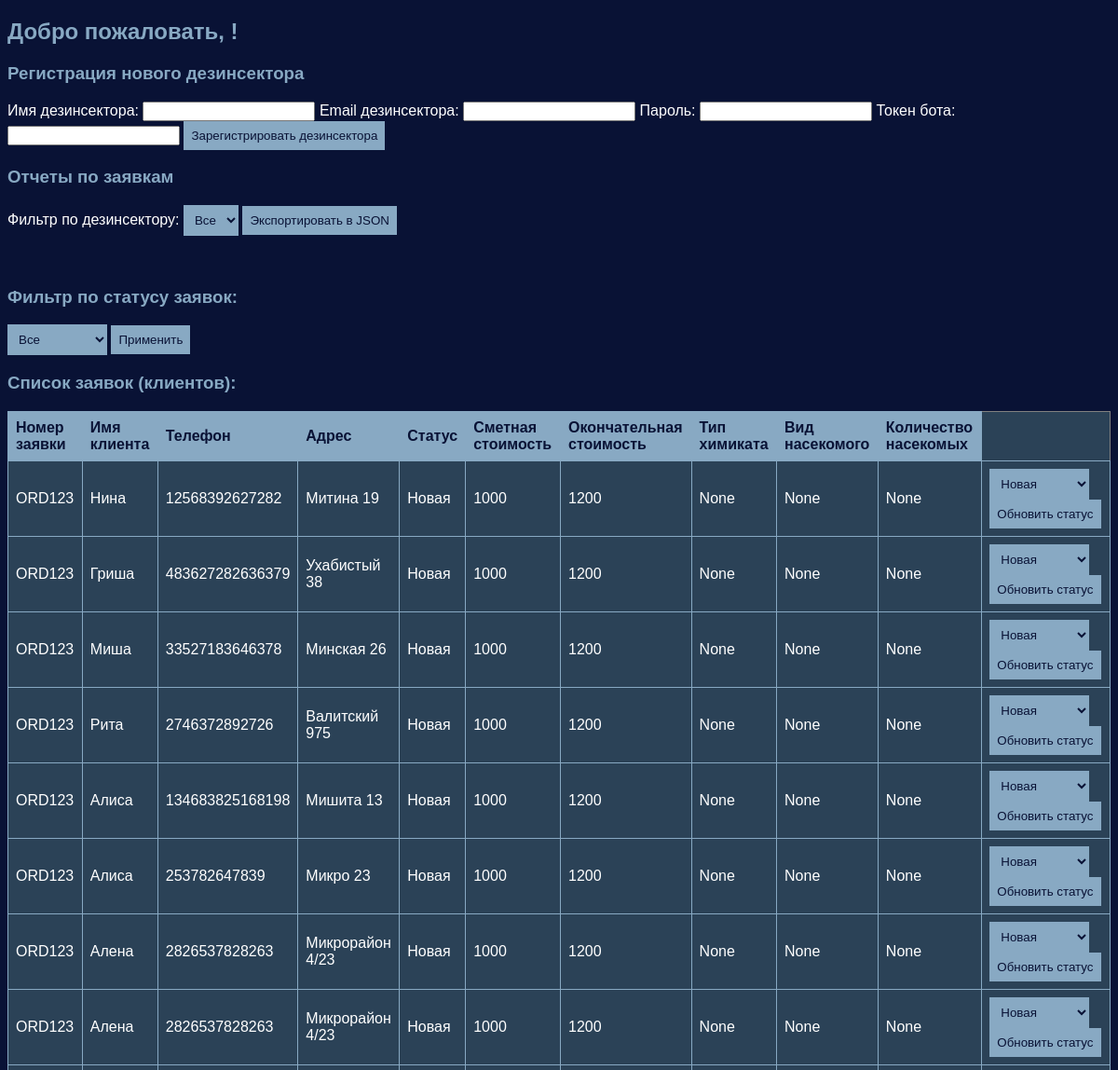
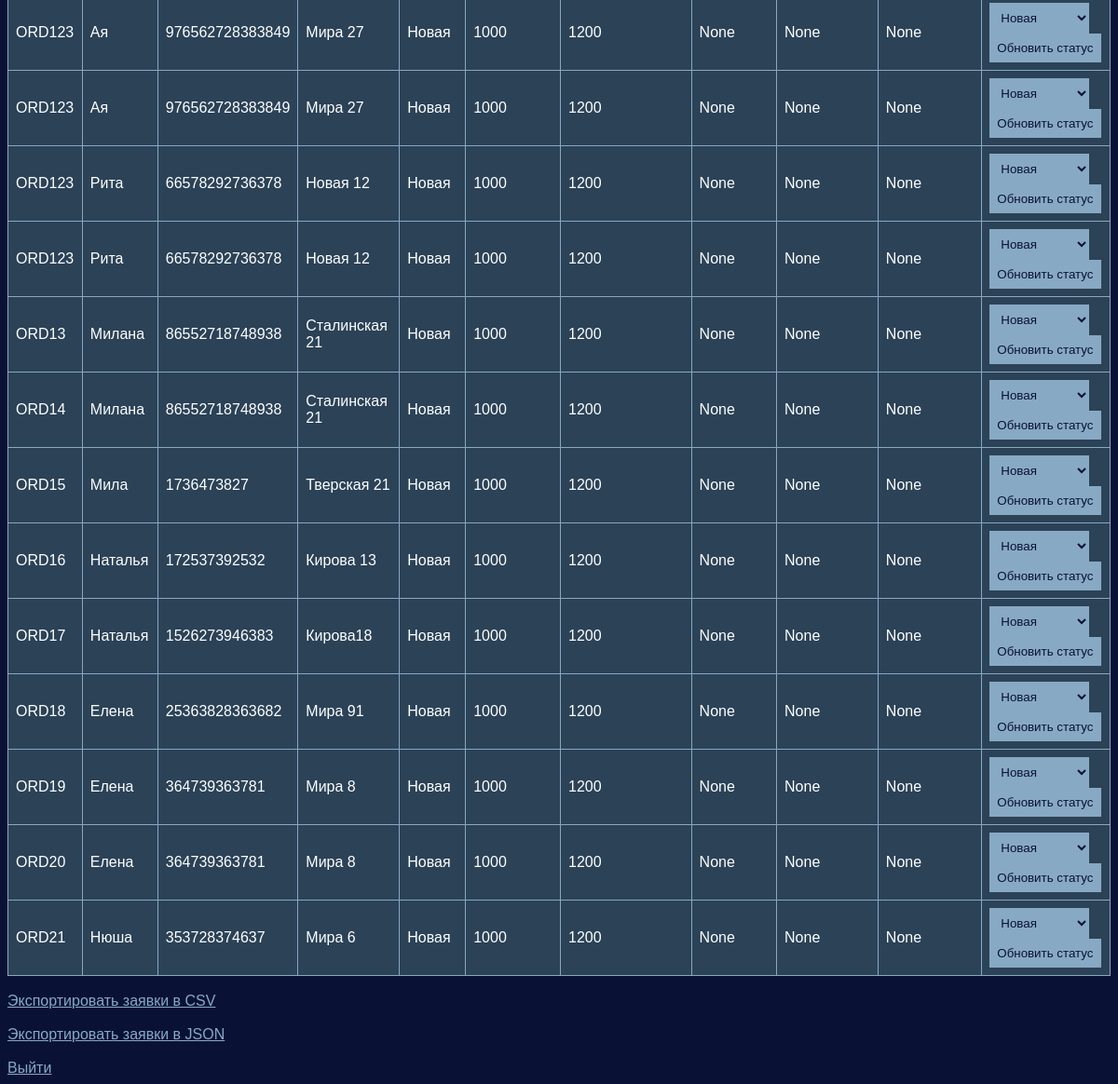
Screenshot of /admin/dashboard (signed in) with the database file from the repository (2 pictures, top to bottom).
### tables this page shows
CREATE TABLE orders (
            id INTEGER PRIMARY KEY AUTOINCREMENT,
            client_id INTEGER NOT NULL,  
            order_id TEXT NOT NULL,
            order_status TEXT DEFAULT 'Новая',
            order_date TEXT,
            estimated_price INTEGER,
            final_price INTEGER,
            poison_type TEXT,
            insect_type TEXT,
            insect_quantity TEXT,
            client_contact TEXT,
            client_address TEXT,
            client_property_type TEXT,
            client_area INTEGER, user_id INTEGER, disinsector_id INTEGER,
            FOREIGN KEY (client_id) REFERENCES users(id)  -- Внешний ключ
        );

CREATE TABLE users (
            id INTEGER PRIMARY KEY AUTOINCREMENT,
            name TEXT NOT NULL,
            object TEXT NOT NULL,
            insect_quantity TEXT NOT NULL,
            disinsect_experience TEXT NOT NULL,
            phone TEXT NOT NULL,
            address TEXT NOT NULL
        );

### app.py (the view)
@app.route('/admin/dashboard', methods=['GET', 'POST'])
def admin_dashboard():
    if 'user_id' in session and session.get('role') == 'admin':
        conn = sqlite3.connect('disinsect_data.db')
        cur = conn.cursor()
        cur.execute('''
            SELECT o.order_id, u.name, u.phone, u.address, o.order_status, o.estimated_price, o.final_price,
                   o.poison_type, o.insect_type, o.insect_quantity
            FROM orders o
            JOIN users u ON o.client_id = u.id
        ''')
        clients = cur.fetchall()
        conn.close()
        if clients:
            return render_template('admin_dashboard.html', clients=clients, filter_status='Все')
        else:
            flash("Нет заявок для отображения")
            return redirect(url_for('admin_dashboard'))
    else:
        return redirect(url_for('login'))

### templates/admin_dashboard.html (shortened to what this page needs)
<!DOCTYPE html>
<html lang="en">
<head>
</head>
<body>
    <h2>Добро пожаловать, {{ user }}!</h2>
    <h3>Регистрация нового дезинсектора</h3>
<form method="POST" action="{{ url_for('register_disinsector') }}">
    <label for="name">Имя дезинсектора:</label>
    <input type="text" name="name" required>
    <label for="email">Email дезинсектора:</label>
    <input type="email" name="email" required>
    <label for="password">Пароль:</label>
    <input type="password" name="password" required>
    <label for="token">Токен бота:</label>
    <input type="text" name="token" required>
    <input type="submit" value="Зарегистрировать дезинсектора">
</form>
    {% if session.get('role') == 'admin' %}
    <h3>Отчеты по заявкам</h3>
    <form method="POST">
        <label for="disinsector">Фильтр по дезинсектору:</label>
        <select name="disinsector">
            <option value="Все">Все</option>
        </select>
        <input type="submit" name="export_json" value="Экспортировать в JSON">
    </form>
    <br><br>
    {% endif %}
    <h3>Фильтр по статусу заявок:</h3>
    <form method="GET" action="{{ url_for('admin_dashboard') }}">
        <select name="status">
            <option value="Все" {% if filter_status == "Все" %}selected{% endif %}>Все</option>
        </select>
        <input type="submit" value="Применить">
    </form>
    <h3>Список заявок (клиентов):</h3>
    {% if clients %}
    <table border="1">
        <tr>
            <th>Номер заявки</th>
            <th>Имя клиента</th>
            <th>Телефон</th>
            <th>Адрес</th>
            <th>Статус</th>
            <th>Сметная стоимость</th>
            <th>Окончательная стоимость</th>
            <th>Тип химиката</th>
            <th>Вид насекомого</th>
            <th>Количество насекомых</th>
        </tr>
        {% for client in clients %}
        <tr>
            <td>{{ client[0] }}</td>
            <td>{{ client[1] }}</td>
            <td>{{ client[2] }}</td>
            <td>{{ client[3] }}</td>
            <td>{{ client[4] }}</td>
            <td>{{ client[5] }}</td>
            <td>{{ client[6] }}</td>
            <td>{{ client[7] }}</td>
            <td>{{ client[8] }}</td>
            <td>{{ client[9] }}</td>
            <td>
                <form method="POST">
                    <select name="status">
                        <option value="Новая" {% if client[4] == 'Новая' %}selected{% endif %}>Новая</option>
                    </select>
                    <input type="submit" value="Обновить статус">
                </form>
            </td>
        </tr>
        {% endfor %}
    </table>
    {% else %}
        <p>Заявок нет.</p>
    {% endif %}
    <br>
    <a href="{{ url_for('export_csv') }}">Экспортировать заявки в CSV</a>
    <br><br>
    <a href="{{ url_for('export_json') }}">Экспортировать заявки в JSON</a>
    <br><br>
    <a href="{{ url_for('logout') }}">Выйти</a>
</body>
</html>

### templates/admin_dashboard.html (style rules this page uses)
body { font-family: Arial, sans-serif; background-color: #091235; color: #fff; }
h2, h3 { color: #88A9C3; }
table { width: 100%; border-collapse: collapse; background-color: #2B4257; color: #fff; }
th, td { border: 1px solid #88A9C3; padding: 8px; text-align: left; }
th { background-color: #88A9C3; color: #091235; }
select, input[type="submit"] { padding: 8px; background-color: #88A9C3; border: none; color: #091235; cursor: pointer; }
a { color: #88A9C3; }

### rows the page displays
orders: order "ORD123", name "Нина", phone "12568392627282", address "Митина 19", order_status "Новая", estimated_price "1000", final_price "1200", client "None", status "Новая"
orders: order "ORD123", name "Гриша", phone "483627282636379", address "Ухабистый 38", order_status "Новая", estimated_price "1000", final_price "1200", client "None", status "Новая"
orders: order "ORD123", name "Миша", phone "33527183646378", address "Минская 26", order_status "Новая", estimated_price "1000", final_price "1200", client "None", status "Новая"
orders: order "ORD123", name "Рита", phone "2746372892726", address "Валитский 975", order_status "Новая", estimated_price "1000", final_price "1200", client "None", status "Новая"
orders: order "ORD123", name "Алиса", phone "134683825168198", address "Мишита 13", order_status "Новая", estimated_price "1000", final_price "1200", client "None", status "Новая"
orders: order "ORD123", name "Алиса", phone "253782647839", address "Микро 23", order_status "Новая", estimated_price "1000", final_price "1200", client "None", status "Новая"
orders: order "ORD123", name "Алена", phone "2826537828263", address "Микрорайон 4/23", order_status "Новая", estimated_price "1000", final_price "1200", client "None", status "Новая"
orders: order "ORD123", name "Алена", phone "2826537828263", address "Микрорайон 4/23", order_status "Новая", estimated_price "1000", final_price "1200", client "None", status "Новая"
orders: order "ORD123", name "Ая", phone "976562728383849", address "Мира 27", order_status "Новая", estimated_price "1000", final_price "1200", client "None", status "Новая"
orders: order "ORD123", name "Ая", phone "976562728383849", address "Мира 27", order_status "Новая", estimated_price "1000", final_price "1200", client "None", status "Новая"
orders: order "ORD123", name "Рита", phone "66578292736378", address "Новая 12", order_status "Новая", estimated_price "1000", final_price "1200", client "None", status "Новая"
orders: order "ORD123", name "Рита", phone "66578292736378", address "Новая 12", order_status "Новая", estimated_price "1000", final_price "1200", client "None", status "Новая"
orders: order "ORD13", name "Милана", phone "86552718748938", address "Сталинская 21", order_status "Новая", estimated_price "1000", final_price "1200", client "None", status "Новая"
orders: order "ORD14", name "Милана", phone "86552718748938", address "Сталинская 21", order_status "Новая", estimated_price "1000", final_price "1200", client "None", status "Новая"
orders: order "ORD15", name "Мила", phone "1736473827", address "Тверская 21", order_status "Новая", estimated_price "1000", final_price "1200", client "None", status "Новая"
orders: order "ORD16", name "Наталья", phone "172537392532", address "Кирова 13", order_status "Новая", estimated_price "1000", final_price "1200", client "None", status "Новая"
orders: order "ORD17", name "Наталья", phone "1526273946383", address "Кирова18", order_status "Новая", estimated_price "1000", final_price "1200", client "None", status "Новая"
orders: order "ORD18", name "Елена", phone "25363828363682", address "Мира 91", order_status "Новая", estimated_price "1000", final_price "1200", client "None", status "Новая"
orders: order "ORD19", name "Елена", phone "364739363781", address "Мира 8", order_status "Новая", estimated_price "1000", final_price "1200", client "None", status "Новая"
orders: order "ORD20", name "Елена", phone "364739363781", address "Мира 8", order_status "Новая", estimated_price "1000", final_price "1200", client "None", status "Новая"
orders: order "ORD21", name "Нюша", phone "353728374637", address "Мира 6", order_status "Новая", estimated_price "1000", final_price "1200", client "None", status "Новая"
